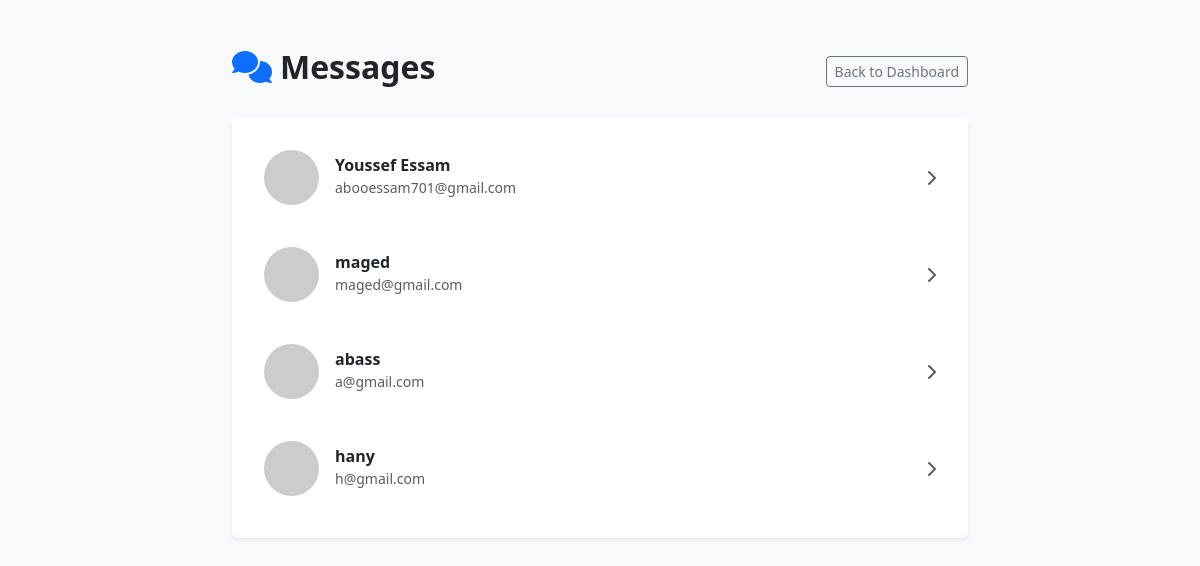
The app's page /public/chat_list.php (signed in) with its own data.
### tables this page shows
CREATE TABLE `users` (
  `user_id` int(11) NOT NULL,
  `full_name` varchar(100) NOT NULL,
  `email` varchar(100) NOT NULL,
  `password` varchar(255) NOT NULL,
  `phone` varchar(20) DEFAULT NULL,
  `address` varchar(255) DEFAULT NULL,
  `role` enum('member','librarian','admin') DEFAULT 'member',
  `membership_type` enum('normal','pro') DEFAULT 'normal',
  `status` enum('approved','pending','rejected') DEFAULT 'pending',
  `created_at` timestamp NOT NULL DEFAULT current_timestamp(),
  `trust_score` decimal(3,2) DEFAULT 5.00
);

### public/chat_list.php (the view, shortened to what this page needs)
<?php
$db = new Database();
$conn = $db->connect();
$user_id = $_SESSION['user_id'];
$sql = "SELECT user_id, full_name, email FROM users WHERE user_id != ?";
$stmt = $conn->prepare($sql);
$stmt->bind_param("i", $user_id);
$stmt->execute();
$contacts = $stmt->get_result();
?>
<!DOCTYPE html>
<html lang="en">
<head>
    <link href="https://cdn.jsdelivr.net/npm/bootstrap@5.3.3/dist/css/bootstrap.min.css" rel="stylesheet">
    <link rel="stylesheet" href="https://cdnjs.cloudflare.com/ajax/libs/font-awesome/6.0.0/css/all.min.css">
</head>
<body>
<div class="container py-5">
    <div class="row justify-content-center">
        <div class="col-md-8">
            <div class="d-flex justify-content-between align-items-center mb-4">
                <h2 class="fw-bold"><i class="fa fa-comments text-primary me-2"></i>Messages</h2>
                <a href="dashboard.php" class="btn btn-outline-secondary btn-sm">Back to Dashboard</a>
            </div>
            <div class="card shadow-sm border-0 p-3">
                <?php if($contacts->num_rows > 0): ?>
                    <?php while($user = $contacts->fetch_assoc()): ?>
                        <a href="chat.php?user=<?php echo $user['user_id']; ?>" class="text-decoration-none text-dark">
                            <div class="card contact-card p-3">
                                <div class="d-flex align-items-center">
                                    <img src="https://ui-avatars.com/api/?name=<?php echo urlencode($user['full_name']); ?>&background=random" class="avatar me-3">
                                    <div class="flex-grow-1">
                                        <h6 class="mb-0 fw-bold"><?php echo $user['full_name']; ?></h6>
                                        <small class="text-muted"><?php echo $user['email']; ?></small>
                                    </div>
                                    <i class="fa fa-chevron-right text-muted"></i>
                                </div>
                            </div>
                        </a>
                    <?php endwhile; ?>
                <?php endif; ?>
            </div>
        </div>
    </div>
</div>
</body>
</html>

### public/chat_list.php (style rules this page uses)
body { background-color: #f8f9fa; }
.contact-card { transition: 0.3s; border-radius: 12px; border: none; margin-bottom: 10px; }
.avatar { width: 55px; height: 55px; border-radius: 50%; object-fit: cover; }

### records on screen
users: full_name "Youssef Essam", email "abooessam701@gmail.com"
users: full_name "maged", email "maged@gmail.com"
users: full_name "abass", email "a@gmail.com"
users: full_name "hany", email "h@gmail.com"
